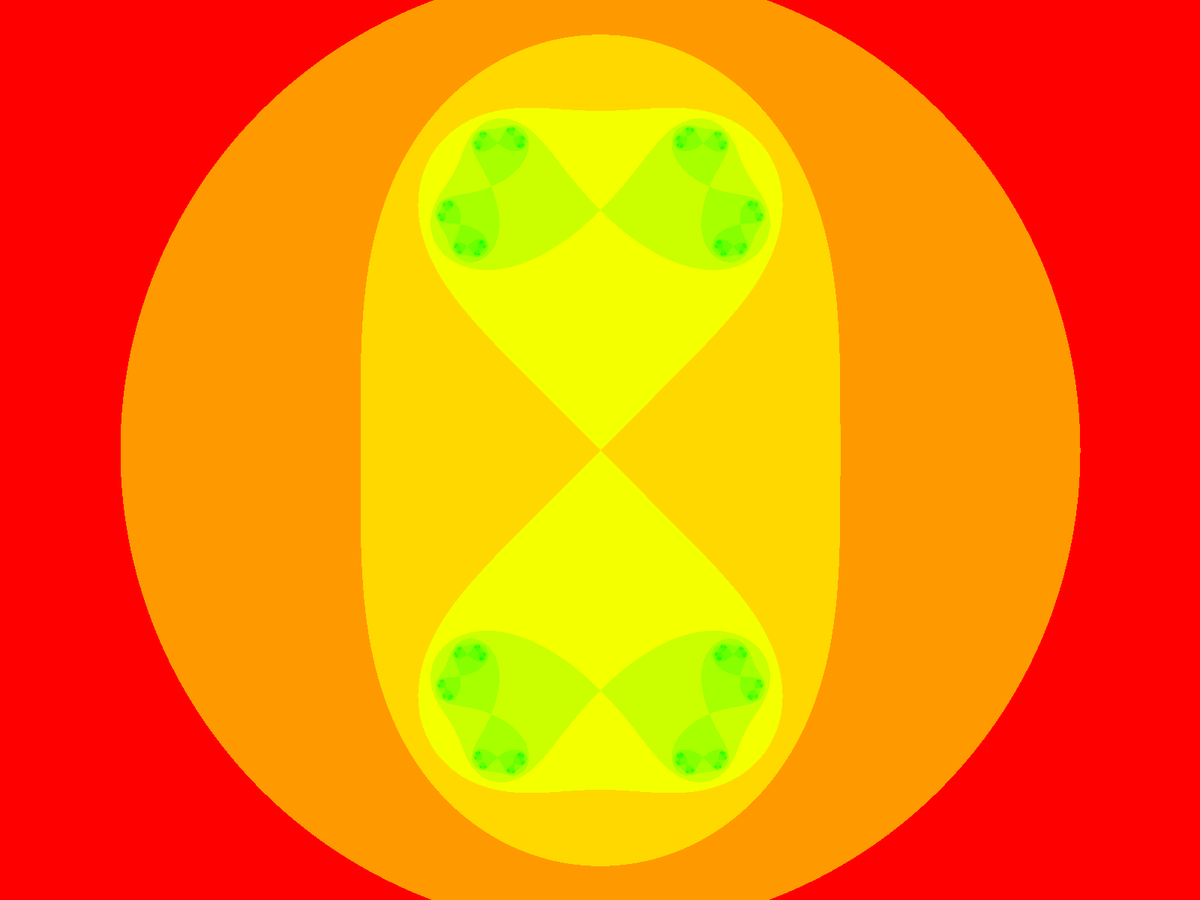
Frame 1 (no input)
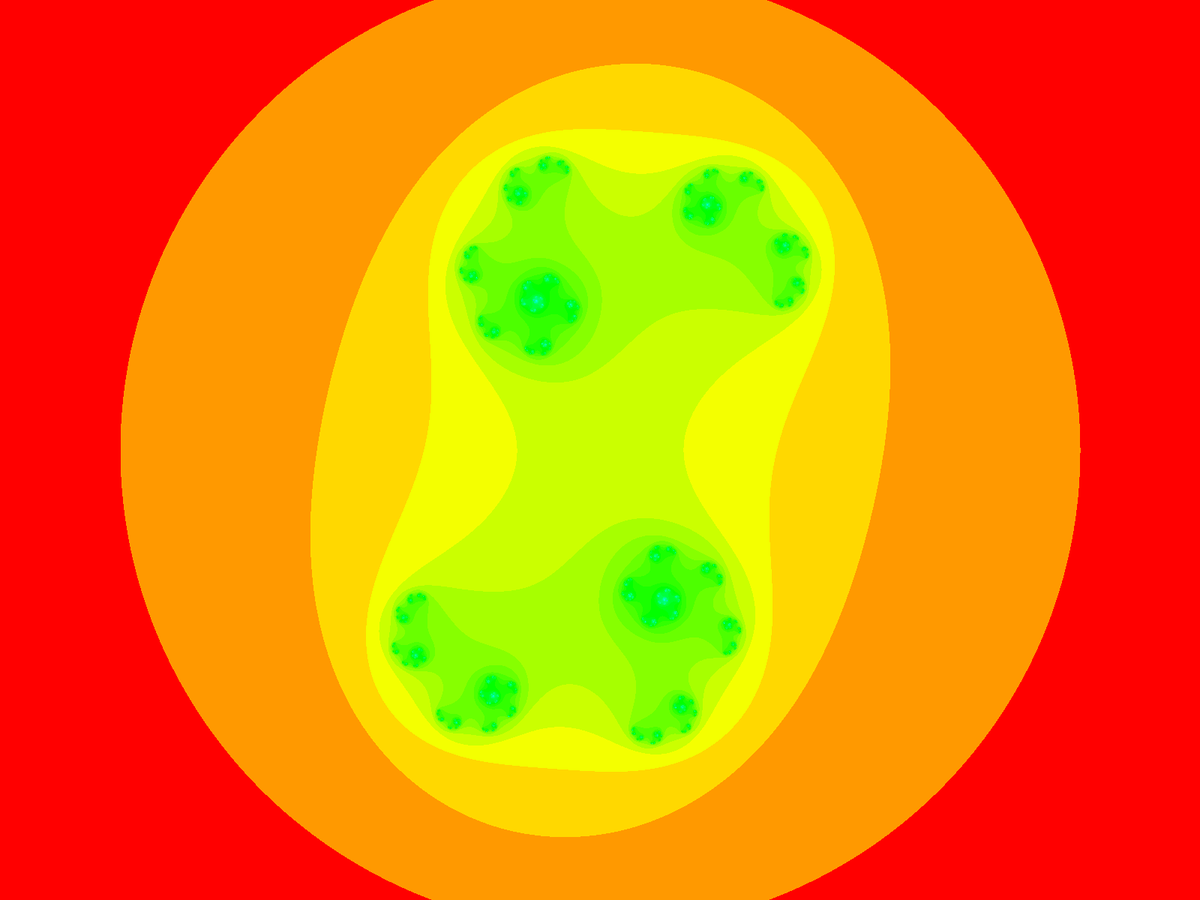
Frame 60 (the mouse pressed at the canvas centre just before this capture)
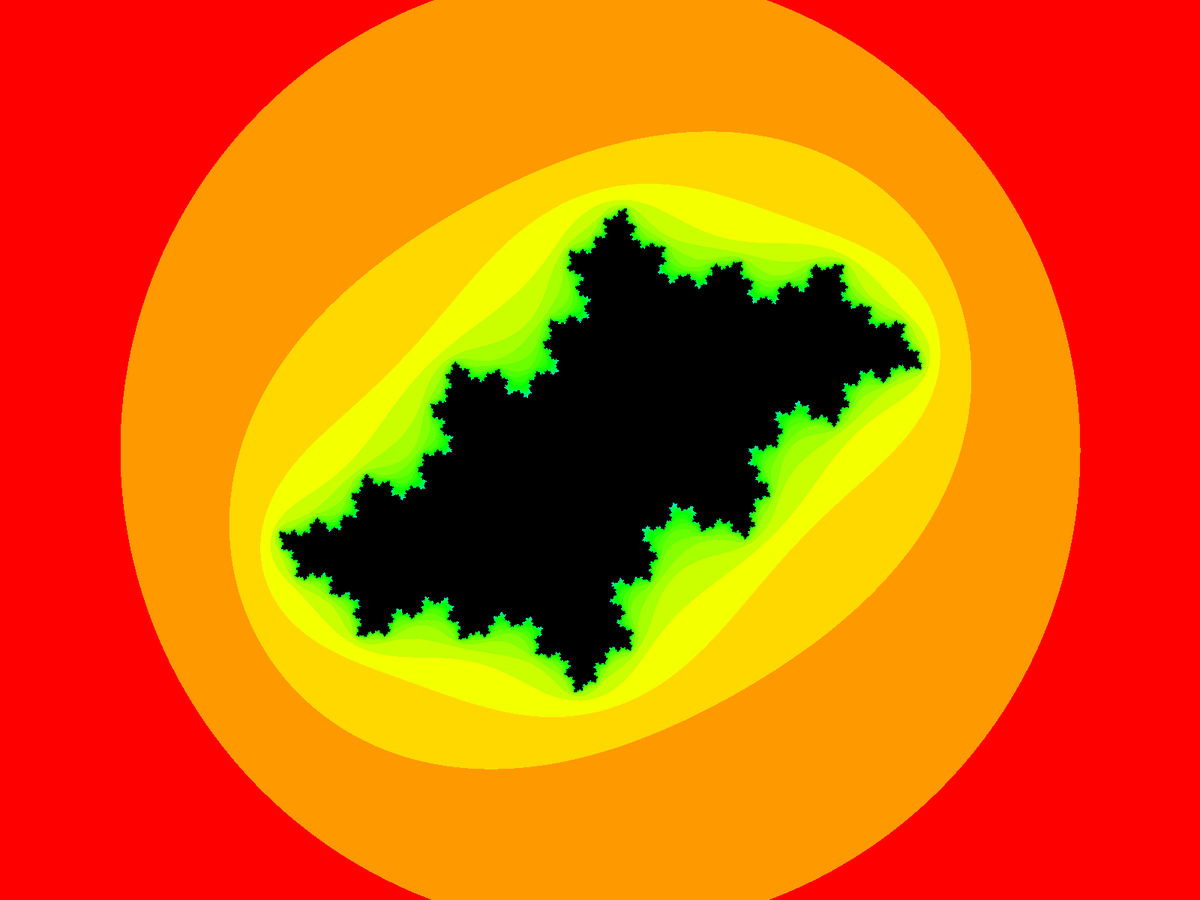
Frame 120 (the mouse held since frame 60 and released just before this capture)

The Processing sketch that drew these frames (run headless with seeded random() and noise(); from frame 60 on, the mouse is pressed at the canvas centre):

// Processing sketch: Mandlebrot_Set
// ── Mandlebrot_Set.pde
float angle = 0;

/* Recommended constants*/
//−0.70176 − 0.3842i
//−0.8 + 0.156i
// −0.7269 + 0.1889i
//−0.4 + 0.6i Related to the Golden Ratio

void setup() {
//size(640, 360);
  fullScreen();
  colorMode(HSB, 1);
}
void draw() {

  // float ca = map(mouseX, 0, width, -1, 1);//-0.70176;
  // float cb = map(mouseY, 0, height, -1, 1);//-0.3842;

  float ca = cos(angle*3.213);//sin(angle);
  float cb = sin(angle);

  angle += 0.005;

  background(255);

  // Establish a range of values on the complex plane
  // A different range will allow us to "zoom" in or out on the fractal

  // It all starts with the width, try higher or lower values
  //float w = abs(sin(angle))*5;
  float w = 5;
  float h = (w * height) / width;

  // Start at negative half the width and height
  float xmin = -w/2;
  float ymin = -h/2;

  // Make sure we can write to the pixels[] array.
  // Only need to do this once since we don't do any other drawing.
  loadPixels();

  // Maximum number of iterations for each point on the complex plane
  int maxiterations = 100;

  // x goes from xmin to xmax
  float xmax = xmin + w;
  // y goes from ymin to ymax
  float ymax = ymin + h;

  // Calculate amount we increment x,y for each pixel
  float dx = (xmax - xmin) / (width);
  float dy = (ymax - ymin) / (height);

  // Start y
  float y = ymin;
  for (int j = 0; j < height; j++) {
    // Start x
    float x = xmin;
    for (int i = 0; i < width; i++) {

      // Now we test, as we iterate z = z^2 + cm does z tend towards infinity?
      float a = x;
      float b = y;
      int n = 0;
      while (n < maxiterations) {
        float aa = a * a;
        float bb = b * b;
        // Infinity in our finite world is simple, let's just consider it 16
        if (aa + bb > 4.0) {
          break;  // Bail
        }
        float twoab = 2.0 * a * b;
        a = aa - bb + ca;
        b = twoab + cb;
        n++;
      }

      // We color each pixel based on how long it takes to get to infinity
      // If we never got there, let's pick the color black
      if (n == maxiterations) {
        pixels[i+j*width] = color(0);
      } else {
        // Gosh, we could make fancy colors here if we wanted
        float hu = sqrt(float(n) / maxiterations);
        pixels[i+j*width] = color(hu, 255, 150);
      }
      x += dx;
    }
    y += dy;
  }
  updatePixels();
  //println(frameRate);
}
